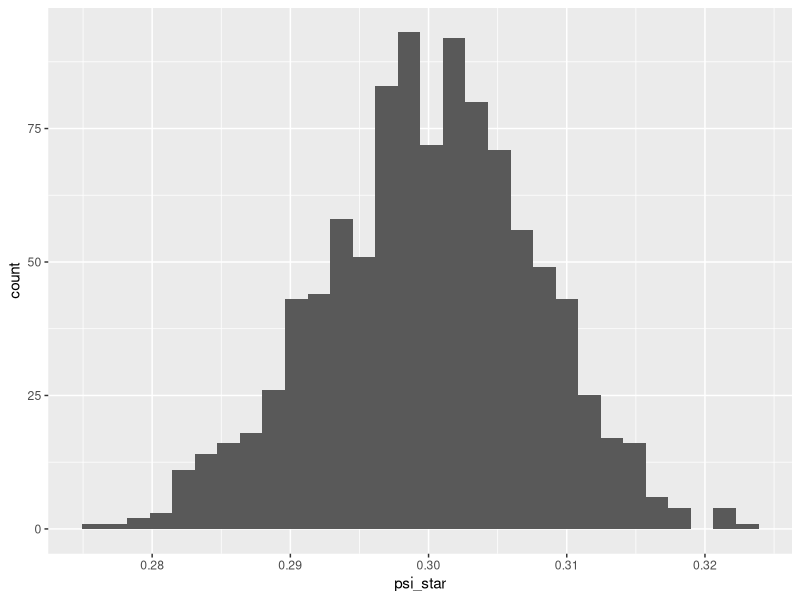

Recreate this plot in R.
## ---- chunk 1
#Use this code chunk to include libraries, and set global options.

library(tidyverse)
library(maxLik)
## ---- chunk 2
# create data frame from table
Vaccine_data <- data.frame(
  Group = c("BNT162b2", "Placebo"),
  Covid19_Cases = c(8, 162),
  No_of_Subjects = c(17411, 17511)
)

# calculate the number of non-cases
Vaccine_data <- Vaccine_data %>%
  mutate(Non_Covid19_Cases = No_of_Subjects - Covid19_Cases)

print(Vaccine_data)

# observed vaccine efficacy
vac_prob <- 8 / 17411
plac_prob <- 162 / 17511

vac_eff <- (1 - (vac_prob / plac_prob))* 100

print(vac_eff)
## ---- chunk 3
loglik_binom <- function(psi, x, n){
if(psi < 0 | psi > 1)
return(NA)
else {
pi <- (1-psi)/(2-psi)
return(log(choose(1000,50))+(x*log(pi))+((170-x)*log(1-pi)))
  }
}
maxLik(logLik = loglik_binom, start = 0.55,
method = "NR", tol = 1e-4,
x = 8, n = 170)
## ---- chunk 4
SE <- sqrt(1/3045.805)
lower <- 0.95 - 1.96*SE
upper <- 0.95 + 1.96*SE
lower
upper
## ---- chunk 5
t <- 8
mle <- 0.95
null <- 0.3
L_mle <- choose(170, t)*((1-mle)/(2-mle))^t*(1-(1-mle)/(2-mle))^(170-t)
L_null <- choose(170, t)*((1-null)/(2-null))^t*(1-(1-null)/(2-null))^(170-t)
W <- 2*log(L_mle/L_null)
p_val <- pchisq(W, df =1, lower.tail=F)
p_val
## ---- chunk 6
n <- 170
t <- 8
psi <- (2*t - n)/(-n+t)
psi
## ---- chunk 7
B = 1000
set.seed(1234)
boot_df_2 <- tibble(
  boot_psi = replicate(n = B, {
             n1 <- Vaccine_data$No_of_Subjects[1]
             n2 <- Vaccine_data$No_of_Subjects[2]
             
             BNT_covid <- Vaccine_data$Covid19_Cases[1]
             placebo_covid <- Vaccine_data$Covid19_Cases[2]
             
             BNT_resamp <- rbinom(1, n1, BNT_covid/n1)
             placebo_resamp <- rbinom(1, n2, placebo_covid/n2)
             
             pi_v <- BNT_resamp/n1
             pi_p <- placebo_resamp/n2
             pi <- pi_v/(pi_v+pi_p)
             
             boot_psi <- (1-2*pi)/(1-pi)
  })
)

boot_df_2 %>% slice_head(n=5)
boot_df_2 %>% summarise(boot_mean = mean(boot_psi), boot_sd = sd(boot_psi))
boot_df_2 %>% summarise(lower = quantile(boot_psi, 0.025),
                      upper = quantile(boot_psi, 0.975))
## ---- chunk 8
B = 1000
set.seed(1234)

psi <- 0.3
pi_null <- (1 - psi)/(2 - psi)
total <- 34922

null <- tibble(
   psi_star = replicate(n = B, {
     covid = rbinom(1, size = total, prob = pi_null)
     pi = covid/total 
     psi_star = (1- 2*pi)/(1-pi)
  })
)

ggplot(data = null, mapping = aes(x = psi_star)) +
  geom_histogram() 
  

obs_t = 8
pval <- sum(null$psi_star >= obs_t)/ B
pval
